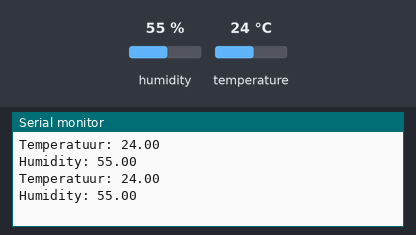
This program was run on a simulated Arduino Uno, built with avr-gcc and run on an emulated ATmega328P. On the bench: the last lines printed to the serial monitor. The test bench sets the inputs (shaded band); at power-on: humidity 55 %, temperature 24 °C.

Above: at 2.8 s.
2.9 s: humidity set to 22 %
At 5.4 s:
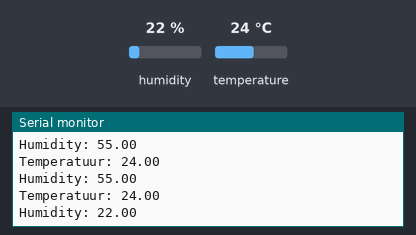
5.6 s: temperature set to 12 °C
At 6.8 s:
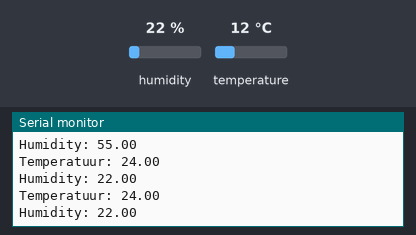
8.3 s: humidity set to 40 %
At 9.8 s:
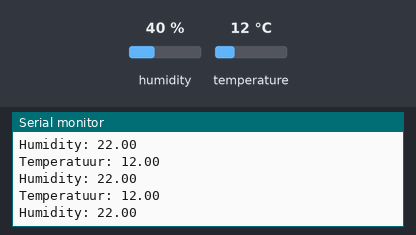
Timing chart, 0 to 11.3 s (numbered marks = the images above; inputs shaded):
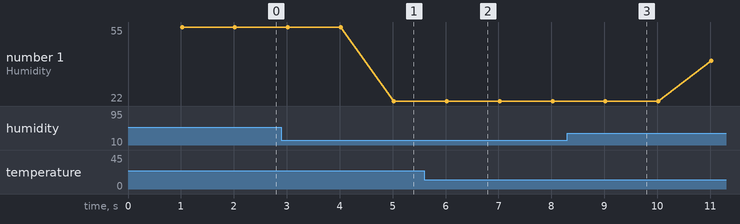

The program:

main.cpp
```cpp
#include <Arduino.h>
#include "DHT.h"
#include <Adafruit_Sensor.h>

#define DHTTYPE DHT22
int DHTPin = 2;
DHT dht(DHTPin, DHTTYPE);
float Temp;
float Humidity;

long startMillis;
long currentMillis;
const long period = 1000;
int seconds = 0;

void setup()
{
  Serial.begin(9660);
  startMillis = millis();
  Serial.begin(9600);
  pinMode(DHTPin, INPUT);
  dht.begin();
}

void loop()
{
  currentMillis = millis();

  Humidity = dht.readHumidity();
  // Read temperature as Celsius (the default)
  Temp = dht.readTemperature();
  // Check if any reads failed and exit early (to try again).
  if (currentMillis - startMillis >= period)
  {
    startMillis += period;

    if (isnan(Humidity) || isnan(Temp))
    {
      Serial.println(F("Failed to read from DHT sensor!"));
      return;
    }
    Serial.print("Temperatuur: ");
    Serial.println(Temp);
    Serial.print("Humidity: ");
    Serial.println(Humidity);
  }
}
```

Measured:
- after the input at 2.9 s, the serial monitor: prints a new line after 2.1 s (image 1)
- plotted number 1: 55 → 22 after the input at 2.9 s, 22 → 40 after the input at 8.3 s
